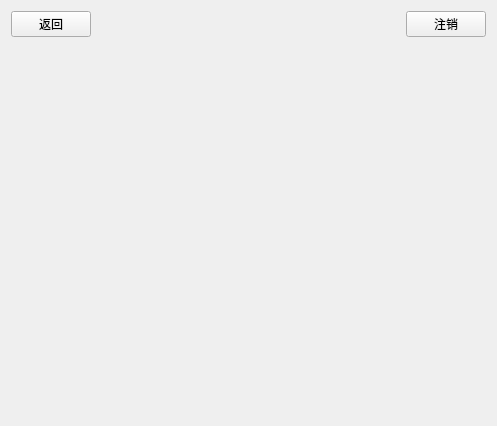
<?xml version="1.0" encoding="UTF-8"?>
<ui version="4.0">
 <class>MasterView</class>
 <widget class="QWidget" name="MasterView">
  <property name="geometry">
   <rect>
    <x>0</x>
    <y>0</y>
    <width>497</width>
    <height>426</height>
   </rect>
  </property>
  <property name="windowTitle">
   <string>MasterView</string>
  </property>
  <layout class="QGridLayout" name="gridLayout">
   <item row="0" column="0">
    <layout class="QHBoxLayout" name="horizontalLayout">
     <item>
      <widget class="QPushButton" name="btBack">
       <property name="text">
        <string>返回</string>
       </property>
      </widget>
     </item>
     <item>
      <spacer name="horizontalSpacer">
       <property name="orientation">
        <enum>Qt::Orientation::Horizontal</enum>
       </property>
       <property name="sizeHint" stdset="0">
        <size>
         <width>40</width>
         <height>20</height>
        </size>
       </property>
      </spacer>
     </item>
     <item>
      <widget class="QLabel" name="labelTitle">
       <property name="text">
        <string/>
       </property>
      </widget>
     </item>
     <item>
      <spacer name="horizontalSpacer_2">
       <property name="orientation">
        <enum>Qt::Orientation::Horizontal</enum>
       </property>
       <property name="sizeHint" stdset="0">
        <size>
         <width>40</width>
         <height>20</height>
        </size>
       </property>
      </spacer>
     </item>
     <item>
      <widget class="QPushButton" name="btLogout">
       <property name="text">
        <string>注销</string>
       </property>
      </widget>
     </item>
    </layout>
   </item>
   <item row="1" column="0">
    <widget class="QStackedWidget" name="stackedWidget"/>
   </item>
  </layout>
 </widget>
 <resources/>
 <connections/>
</ui>
